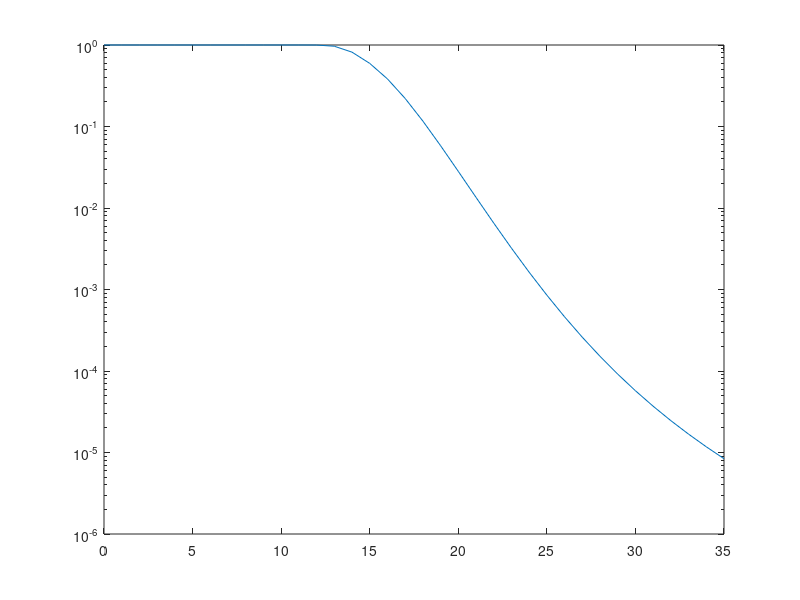

Source code (MATLAB): (Note: this script raises an error after producing the figure.)
%% Clear
clear all;
close all;
clc;

%% Parameter library
N_max = 1;
M=10; %All relays
K=5; %Number of transmission
n=5; %Number of jammers
Pj = 10; %Power of Jammer (dBm)
P0 = 0:1:35; %Power of Signal (dBm)
gamma_th = 10; %threshold SNR (dB)
N0 = 0; %Power of noise (dBm)
q = 0.5; % Bernoulli Variance
kappa=0.3;

% Channel -- Rician
V = 10; % Rician factor
Omega = 1; % Rician omega


%% Initial Parameters

% ORS
pr_anal_ORS_outage = zeros(1,length(P0));
pr_simu_ORS_outage = zeros(1,length(P0));

% ORSJ
pr_anal_ORSJ_outage = zeros(1,length(P0));
pr_simu_ORSJ_outage = zeros(1,length(P0));

% ORSMJ

pr_anal_ORSMJ_outage = zeros(1,length(P0));
pr_simu_ORSMJ_outage = zeros(1,length(P0));

% MRCMJ

pr_anal_MRCMJ_outage = zeros(1,length(P0));
pr_simu_MRCMJ_outage = zeros(1,length(P0));

pr_line_index = zeros(1,length(P0));
%% Program Start

for Pindex = 1 : length(P0)
    
    
    %% Parameters  (dBm --> Watt)
    p_Pj = 10^(Pj / 10)*10^(-3); % Jammer
    p_P0 = 10^(P0(Pindex)/10)*10^(-3); % Transmitter
    %p_Pj = p_P0; % Jammer power = transmitter power
    p_N0 = 10^(N0/10)*10^(-3); % Noise
    p_gamma_th = 10^(gamma_th/10); % threshold SNR
    
    %% Analysis
    
    % ORS
    
    
    % one hop outage
    p_out_one_ORS = 1 - marcumq(sqrt(2*V),sqrt(2*(V+1)/Omega)*sqrt(p_N0*p_gamma_th/(kappa*p_P0)));
    
    pr_anal_ORS_outage(Pindex) = 1 - (1 - (p_out_one_ORS)^M)*(1-p_out_one_ORS)
    
    
    % ORSJ
    
    p_out_one_ORSJ = marcumq(sqrt(2 * V * p_Pj * p_gamma_th/(p_P0 + p_Pj * p_gamma_th)), ...
                       sqrt(2 * V * p_P0 /(p_P0 + p_Pj * p_gamma_th)),1) ...
                     - exp(-V)*p_P0/(p_P0 + p_Pj * p_gamma_th) ...
                     * besseli(0, 2*V*sqrt(p_P0 * p_Pj * p_gamma_th)/(p_P0 + p_Pj*p_gamma_th));
    
    pr_anal_ORSJ_outage(Pindex) = 1 - (1 - (p_out_one_ORSJ)^M)...
                        * (1- p_out_one_ORSJ)
                 
    % ORSMJ
    
    p_out_one_ORSMJ = 1 - marcumq(sqrt(2*V), ...
                                  sqrt(2*(V+1) * p_N0 * p_gamma_th / (kappa * p_P0 * Omega)),1);
    
                              
                              
    pr_anal_ORSMJ_outage(Pindex) = 1 - (1 - (p_out_one_ORSMJ)^M)...
                                 * (1- p_out_one_ORSMJ)
                             
    % MRCMJ
    
    % Rician
%     MGF_MRCMJ_main =@(s) (2 .* (V+1) .* p_N0 * exp(-(V.* p_P0 .* s .* kappa .* Omega)./((V+1)*p_N0 + p_P0 .* s .* kappa .* Omega))...
%                          ./ ((V+1)*p_N0 + p_P0 .* s .* kappa .* Omega)...
%                          + exp(-V .* p_P0 .* s .* kappa .* Omega ...
%                          ./ (2 .* (V + 1) .* p_N0 + p_P0 .* s .* kappa .* Omega)) .* p_P0 .* kappa .* Omega ...
%                          ./ (2 .* (V + 1) .* p_N0 + p_P0 .* s .* kappa .* Omega) ...
%                          .* besseli(0, 2*V*(V+1)*p_N0/(2*(V+1)*p_N0 + p_P0 .* s .* kappa .* Omega)) ...
%                          - p_P0 .* kappa .* Omega .* exp((V+1)*V*p_N0 ./ (p_N0 .* (V+1) + p_P0 .* s .* kappa .* Omega)) ...
%                          ./ (p_N0 .* (V + 1) + p_P0 .* s .* kappa .* Omega) ...
%                          .* MarcumQ(1,...
%                          (V+1)*p_N0 * sqrt(2 * V / ((p_P0 * kappa * Omega * s + (V + 1) * p_N0) * (p_P0 * kappa * Omega * s + 2 * (V + 1) * p_N0))), ...
%                          sqrt(2*V*((V+1)*p_N0 + p_P0 * s * kappa * Omega)...
%                          /(2 * (V+1) * p_N0 + p_P0 * s * kappa * Omega))...
%                          ))^M ./ s;
%                      
%     CDF_MRCMJ_main = euler_inversion(MGF_MRCMJ_main, gamma_th*p_N0/(kappa*p_P0)); 

    % Rician --> Nakagami-m
%     m = (V^2 + 2 * V + 1) / (2*V + 1);
%     
%     MGF_MRCMJ_main =@(s) (2 * gamma(2*m)/(m*gamma(m))*hypergeom([m,2*m],1+m,-1-s*Omega/m))^K/s;
%     
%     pr_anal_MRCMJ_outage(Pindex) = talbot_inversion(MGF_MRCMJ_main, p_gamma_th*p_N0/(kappa*p_P0))/3350719624.03586
%     
    pr_anal_MRCMJ_outage = [1.00000000000000,0.999999886089901,0.999999902308867,0.999999905715436,0.999999919581810,0.999999917575763,0.999999911495254,0.999921757597869,0.982103949886835,0.718422116303974,0.212345702118922,0.0203825425042161,0.000735485105203517,1.23906677675909e-05,1.17514219875651e-07,7.23126583839757e-10,3.20132443385473e-12,1.09901669439904e-14,3.09264246737288e-17,7.44015805106789e-20,1.58096327992858e-22,3.04417085325209e-25,5.42025791554011e-28,9.06890395109136e-31,1.44417500767793e-33,2.21117713191688e-36,3.28148326949621e-39,4.75056270924679e-42,6.74313169262276e-45,9.42277743309487e-48,1.30045278627435e-50,1.77712957457777e-53,2.40954318687367e-56,3.24670157660878e-59,4.35310254749452e-62,5.81362004929301e-65]

    %% Simulation 
    
    % ORS
    
    
    % Initial parameter
    outage_counter_ORS = 0;
    outage_counter_ORSJ = 0;
    outage_counter_ORSMJ = 0;
    outage_counter_MRCMJ = 0;
    
    for N = 1:N_max
        
        % ORS
        
        
        
        % Initial parameters
        
        % h
        h_ORS_max = 0;
        
        
        for n_count = 1:n
            h_k_ORS = (random('rician', ...
                            sqrt(V*Omega/(1+V)),sqrt(Omega/(2*(V+1)))))^2;
            
            if h_k_ORS > h_ORS_max
                h_ORS_max = h_k_ORS;
            end
        end
        
        
        % g
        g_k_ORS = (random('rician', sqrt(V*Omega/(1+V)),sqrt(Omega/(2*(V+1)))))^2;
        
        
        
        gamma_inst_s_r_ORS = kappa * p_P0 * h_ORS_max / p_N0;
        
        gamma_inst_r_d_ORS = kappa * p_P0 * g_k_ORS / p_N0;
        
        gamma_inst_ORS = min(gamma_inst_s_r_ORS,gamma_inst_r_d_ORS);
        
        
        if gamma_inst_ORS < p_gamma_th
            outage_counter_ORS = outage_counter_ORS + 1;
        end
        
        
        % ORSJ
        
        % h
        h_ORSJ_max = 0;
        
        
        for n_count_ORSJ = 1:n
            h_k_ORSJ = (random('rician', sqrt(V*Omega/(1+V)),sqrt(Omega/(2*(V+1)))))^2;
            
            if h_k_ORSJ > h_ORSJ_max
                h_ORSJ_max = h_k_ORSJ;
            end
        end
        
        % g 
        g_k_ORSJ = (random('rician', sqrt(V*Omega/(1+V)),sqrt(Omega/(2*(V+1)))))^2;
        
        % j
        j_ORSJ_s_r = (random('rician', sqrt(V*Omega/(1+V)),sqrt(Omega/(2*(V+1)))))^2;
        
        j_ORSJ_r_d = (random('rician', sqrt(V*Omega/(1+V)),sqrt(Omega/(2*(V+1)))))^2;
        
        gamma_inst_s_r_ORSJ = kappa * p_P0 * h_ORSJ_max / (p_N0 + kappa * p_Pj * j_ORSJ_s_r);
        
        gamma_inst_r_d_ORSJ = kappa * p_P0 * g_k_ORSJ / (p_N0 + kappa * p_Pj * j_ORSJ_r_d);
        
        gamma_inst_ORSJ = min(gamma_inst_s_r_ORSJ,gamma_inst_r_d_ORSJ);
        
        if gamma_inst_ORSJ < p_gamma_th
            outage_counter_ORSJ = outage_counter_ORSJ + 1;
        end   
        
        % ORSMJ
        
         % Initial parameters
        
        % h
        h_ORSMJ_max = 0;
        
        
        for n_count = 1:n
            h_k_ORSMJ = (random('rician', ...
                            sqrt(V*Omega/(1+V)),sqrt(Omega/(2*(V+1)))))^2;
            
            if h_k_ORSMJ > h_ORSMJ_max
                h_ORSMJ_max = h_k_ORSMJ;
            end
        end
        
        
        % g
        g_k_ORSMJ = (random('rician', sqrt(V*Omega/(1+V)),sqrt(Omega/(2*(V+1)))))^2;
        
        
        
        gamma_inst_s_r_ORSMJ = kappa * p_P0 * h_ORSMJ_max / p_N0;
        
        gamma_inst_r_d_ORSMJ = kappa * p_P0 * g_k_ORSMJ / p_N0;
        
        gamma_inst_ORSMJ = min(gamma_inst_s_r_ORSMJ,gamma_inst_r_d_ORSMJ);
        
        
        if gamma_inst_ORSMJ < p_gamma_th
            outage_counter_ORSMJ = outage_counter_ORSMJ + 1;
        end
        
        % MRCMJ
        
        % one link
        
        % initial parameter
        gamma_MRCMJ = 0;
        
        for kindex = 1 : K
            h_k_MRCMJ = (random('rician', sqrt(V*Omega/(1+V)),sqrt(Omega/(2*(V+1)))))^2;
            g_k_MRCMJ = (random('rician', sqrt(V*Omega/(1+V)),sqrt(Omega/(2*(V+1)))))^2;
            
            gamma_s_r_MRCMJ = kappa * p_P0 * h_k_MRCMJ/p_N0;
            gamma_r_d_MRCMJ = kappa * p_P0 * g_k_MRCMJ/p_N0;
            
            gamma_MRCMJ = gamma_MRCMJ ...
                        + min(gamma_s_r_MRCMJ,gamma_r_d_MRCMJ);
        end
        if gamma_MRCMJ < p_gamma_th
            outage_counter_MRCMJ = outage_counter_MRCMJ + 1;
        end
        
        
                
    end
    
    
    pr_simu_ORS_outage(Pindex) = outage_counter_ORS / N_max
    
    pr_simu_ORSJ_outage(Pindex) = outage_counter_ORSJ /N_max
    
    pr_simu_ORSMJ_outage(Pindex) = outage_counter_ORSMJ / N_max
    
    pr_simu_MRCMJ_outage(Pindex) = outage_counter_MRCMJ / N_max
end


%% Plot

% ORS
p1=semilogy(P0,pr_anal_ORS_outage,'-');
ax = gca;
ax.FontSize=16;
ax.YLim = [0.0001,1];
grid on
p1.Color = 'Red';
p1.LineWidth = 2;
xlabel('Transmission Power (P_0)','FontSize',16);
ylabel('Main Channel Transmission Outage Probability','FontSize',16);

hold on;

p2 = semilogy(P0,pr_simu_ORS_outage,'v');
p2.MarkerSize = 10;
p2.Color = 'Red';

% ORSJ

p3=semilogy(P0,pr_anal_ORSJ_outage,'-');
p3.LineWidth = 2;
p3.Color = 'Blue';

p4 = semilogy(P0,pr_simu_ORSJ_outage,'^');
p4.MarkerSize = 10;
p4.Color = 'Blue';

% ORSMJ

p5=semilogy(P0,pr_anal_ORSMJ_outage,'-');
p5.LineWidth = 2;
p5.Color = 'Cyan';

p6=semilogy(P0,pr_simu_ORSMJ_outage,'o');
p6.MarkerSize = 10;
p6.Color = 'Cyan';

% MRCMJ

p7=semilogy(P0,pr_anal_MRCMJ_outage,'-');
p7.LineWidth=2;
p7.Color = 'Magenta';

p8=semilogy(P0,pr_simu_MRCMJ_outage,'+');
p8.MarkerSize=10;
p8.Color = 'Magenta';

% Line
p0=semilogy(P0,pr_line_index,'-');
p0.LineWidth = 2;
p0.Color = 'Black';

% Brand
lgd=legend([p0,p2,p4,p6,p8],'Anal.','ORS','ORSJ','ORSMJ','MRCMJ');
lgd.Location = 'southwest';
lgd.FontSize = 14;

fname = '/users/shin/dropbox/programming/matlab';
saveas(p1,fullfile(fname,'main_fig_j_c2'),'fig');